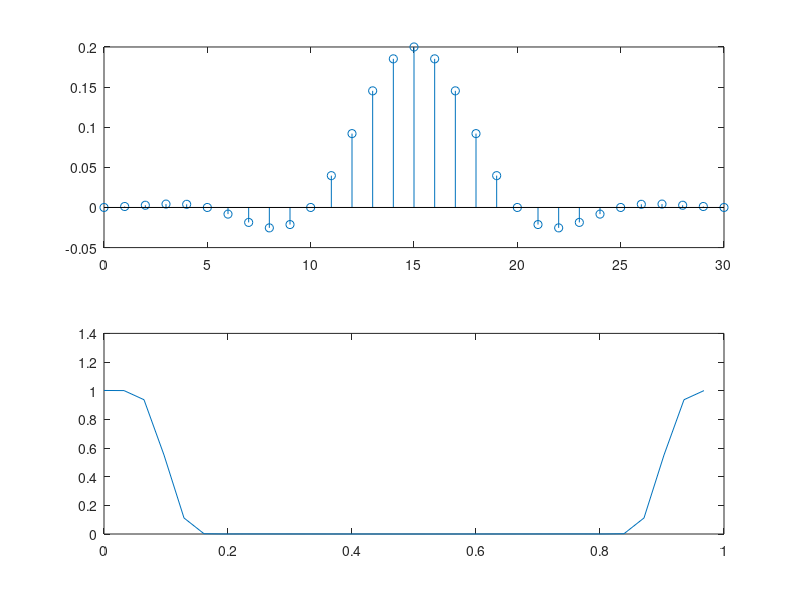

This figure's MATLAB source:
close all
clear all
clc

L=31; %número de coeficientes del filtro
n=0:L-1; %definimos el rango
M=(L-1)/2; %Calculamos retardo
Fc=100; %Frecuencia de corte en Hz.
Fs=1000; %Frecuencia de muestreo en HZ. Cambiar por 500, 2000Hz

fc=Fc/Fs; %frecuencia de corte normalizada

v=hamming(L)'; %tenemos que ponerla traspuesta para poder multiplicarla correctamente. Por defecto, viene en columnas. Al poner la traspuesta, lo tenemos en una fila

%{
Hann -> hanning(L)
Blackman - >blackman(L)
triangular -< bartlett(L)
Gauss -< gausswin(L)
%}

h=2*fc*sinc(2*fc*(n-M)).*v; %no ponemos pi porque ya está incluido en la función sinc de octave

%visualizamos los coeficientes
subplot(211);
stem(n,h);
%Visualizamos la forma del
subplot(212);
k=n;
esp=fft(h);
plot(k/L, abs(esp)); %mejor plot para que se vea la forma del filtro más clara


